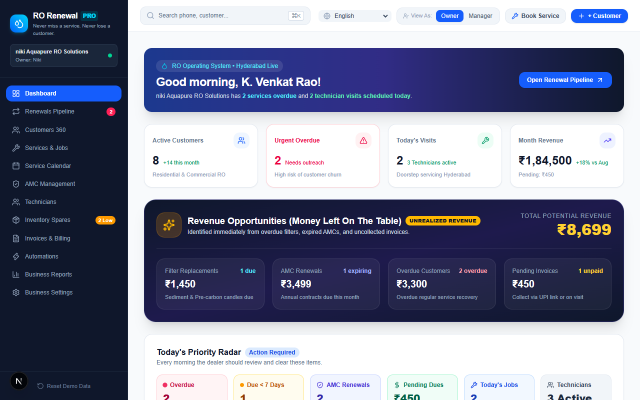
#> input picture ad-recordings/01_dashboard_revenue_overview.png, 1280 x 800 px (shown at 1/2 size)
$ python compile_gif.py ad-recordings out.png 5
#> lines starting #> are read from the running program, lines starting #| are printed output that depends on the picture
import sys
import os
from PIL import Image

def main():
    if len(sys.argv) < 3:
        print("Usage: compile_gif.py <frames_dir> <output_path> [duration_ms]")
        sys.exit(1)

    frames_dir = sys.argv[1]
    output_path = sys.argv[2]
    duration_ms = int(sys.argv[3]) if len(sys.argv) > 3 else 300

    files = sorted([f for f in os.listdir(frames_dir) if f.endswith('.png')])
    if not files:
        print(f"No PNG frames found in {frames_dir}")
        sys.exit(1)

    images = []
    for f in files:
        img_path = os.path.join(frames_dir, f)
        img = Image.open(img_path)
#> img is the input picture: PIL image 1280x800 RGB; mean R, G, B 128.2, 132.7, 155.3
        w, h = img.size
#> w = 1280; h = 800
        # Rescale slightly for optimal web / ad speed
        img = img.resize((int(w * 0.75), int(h * 0.75)), Image.Resampling.LANCZOS)
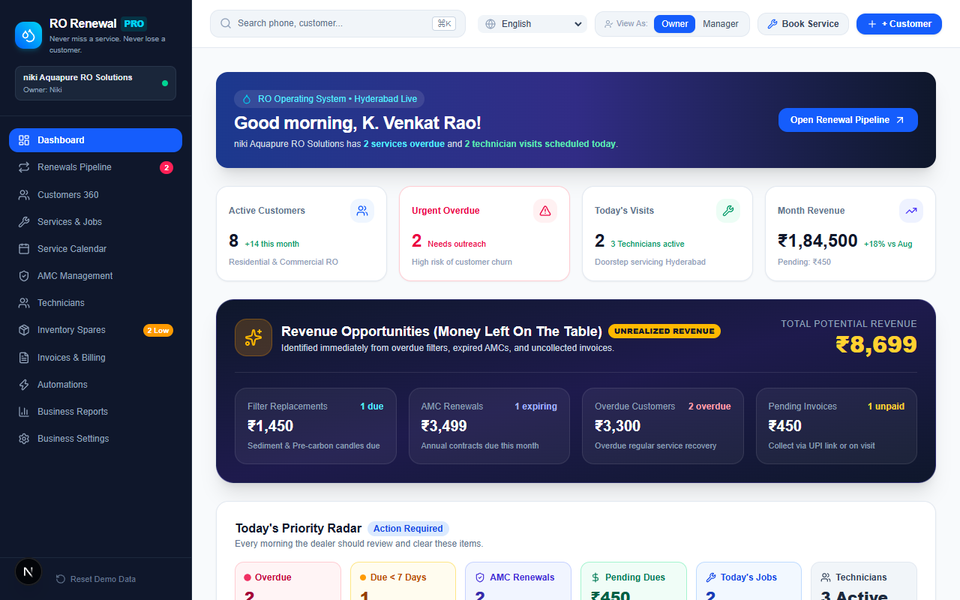
#> img: PIL image 960x600 RGB; mean R, G, B 128.1, 132.5, 155.2
        images.append(img.convert('P', palette=Image.Palette.ADAPTIVE, colors=128))

    images[0].save(
        output_path,
        save_all=True,
        append_images=images[1:],
        optimize=True,
        duration=duration_ms,
        loop=0
    )
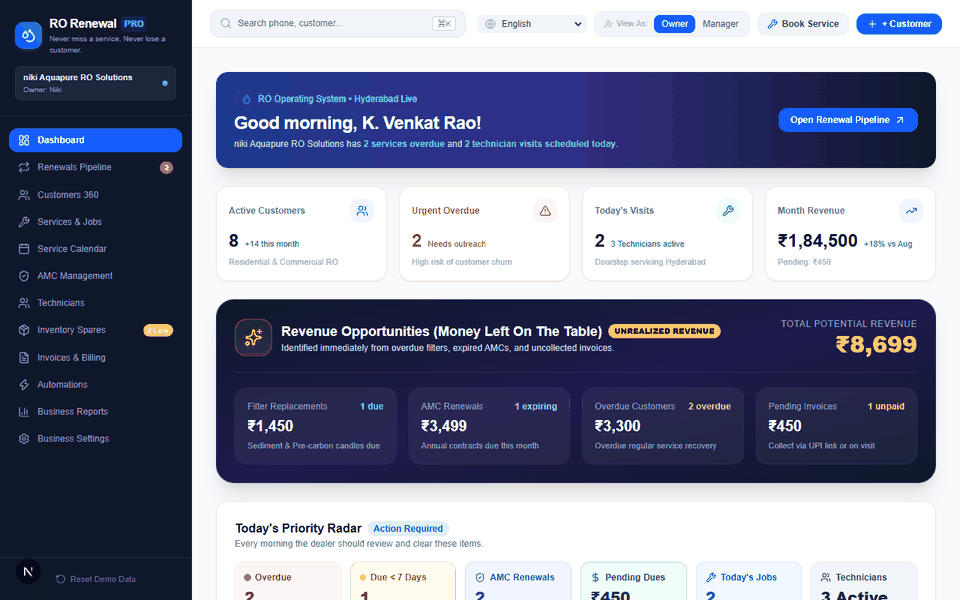
#> saved as out.png: PIL image 960x600 P; mean R, G, B 128, 132.5, 155.6
    print(f"Successfully compiled {output_path} ({len(images)} frames)")
#| Successfully compiled out.png (2 frames)

if __name__ == '__main__':
    main()
